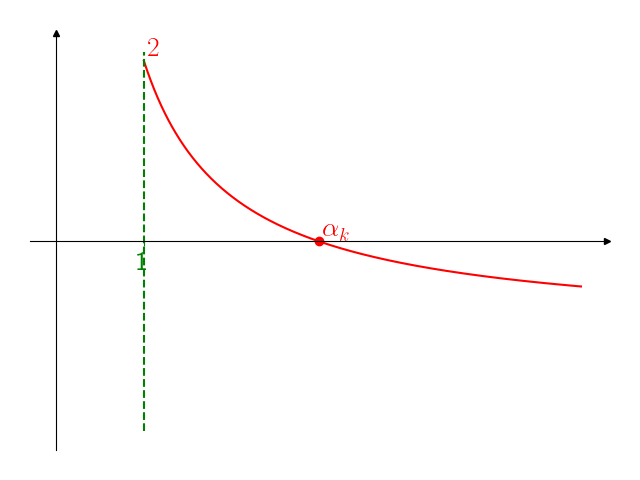

Write the Python code that produced this figure.
from matplotlib import pyplot
import matplotlib.pyplot as plt
import numpy as np 
import time

def Dtime(start):
    print("--- %s seconds ---" % (time.time() - start))

def plt_parameters():
    plt.rcParams['text.usetex'] = True #using latex
    params = {'font.size': 20, 'text.latex.preamble' : r"""
    \usepackage{amsmath} 
    \usepackage{amssymb}
    \usepackage{mathtools}
              
    \everymath{\displaystyle}
    """}
    #font size
    pyplot.rcParams.update(params)

def axis_limits(ax1, xmin, xmax, ymin, ymax):
    # Set identical scales for both axes
    ax1.set(xlim=(xmin, xmax), ylim=(ymin, ymax), aspect=1)

def set_position(ax1):
    # Set bottom and left spines as x and y axes of coordinate system
    ax1.spines['bottom'].set_position('zero')
    ax1.spines['left'].set_position('zero')

def remove_axes(ax1):
    # Remove top and right spines
    ax1.spines['top'].set_visible(False)
    ax1.spines['right'].set_visible(False)

def x_y_axis_labels(ax1):
    # Create 'x' and 'y' labels placed at the end of the axes
    ax1.set_xlabel('$x$', labelpad=-24, x=1.03)
    ax1.set_ylabel('$y$', labelpad=-21, y=1.02, rotation=0)

def x_y_arrows(ax1):
    # Draw arrows
    arrow_fmt = dict(markersize=4, color='black', clip_on=False)
    ax1.plot((1), (0), marker='>', transform=ax1.get_yaxis_transform(), **arrow_fmt)
    ax1.plot((0), (1), marker='^', transform=ax1.get_xaxis_transform(), **arrow_fmt)

def axis_label(ax1):
    ax1.set_xticks([1])
    ax1.set_xticklabels([1])
    ax1.set_yticks([])
    ax1.set_yticklabels([])

def axis_label_color(ax1, color):
    ax1.tick_params(axis='x', colors=color)

def plot_curves(ax1): 
    x1 = np.arange(1, 6, .01)
 
    ax1.plot(x1, fun1(x1), color = "r")

def fun1 (x):
    return 3 / np.array(x) - 1 

def plot_segments(ax1):
    ax1.plot([1, 1], [-fun1(1) - .1, fun1(1) + .1], color="g", linestyle="--")

def plot_points(ax1):
    ax1.scatter(3, 0, color="r", marker="o")
    pass


def text(ax1):
    #Add text
    dist = .05
    ax1.text(1 + dist, fun1(1) + dist, r"$2$", color="r")
    ax1.text(3 + dist, fun1(3) + dist, r"$\alpha_k$", color="r")



def save_file():
    file_name = str(__file__)[0:-1] + "ng"
    plt.savefig(file_name)


if __name__ == "__main__":
    START = time.time()
    plt_parameters()
    FIG, AX = plt.subplots()
    XMIN, XMAX, YMIN, YMAX = -0.5, 1.5, -.1, 1
    #axis_limits(AX, XMIN, XMAX, YMIN, YMAX)
    set_position(AX)
    remove_axes(AX)
    x_y_arrows(AX)
    axis_label(AX)
    axis_label_color(AX, "g")
    Dtime(START)
    plot_curves(AX)
    plot_segments(AX)
    plot_points(AX)
    text(AX)
    plt.tight_layout()
    save_file()
    plt.show()
